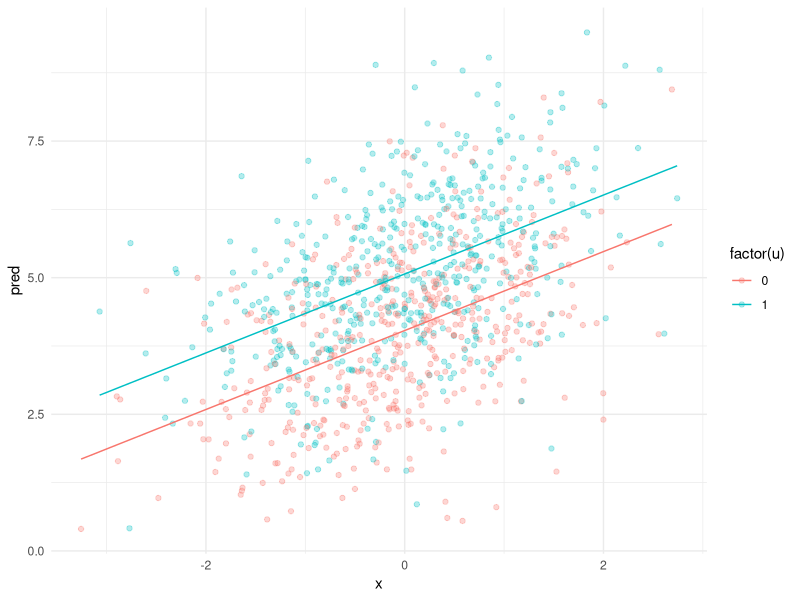
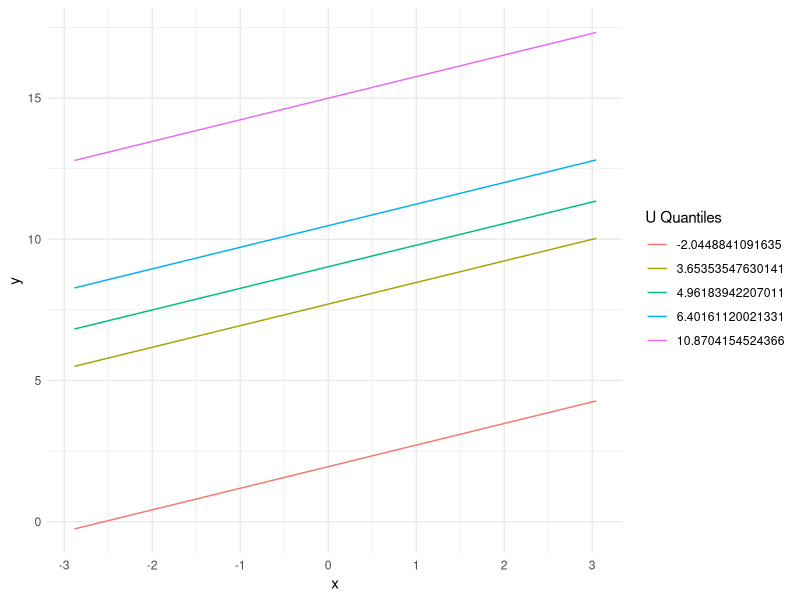
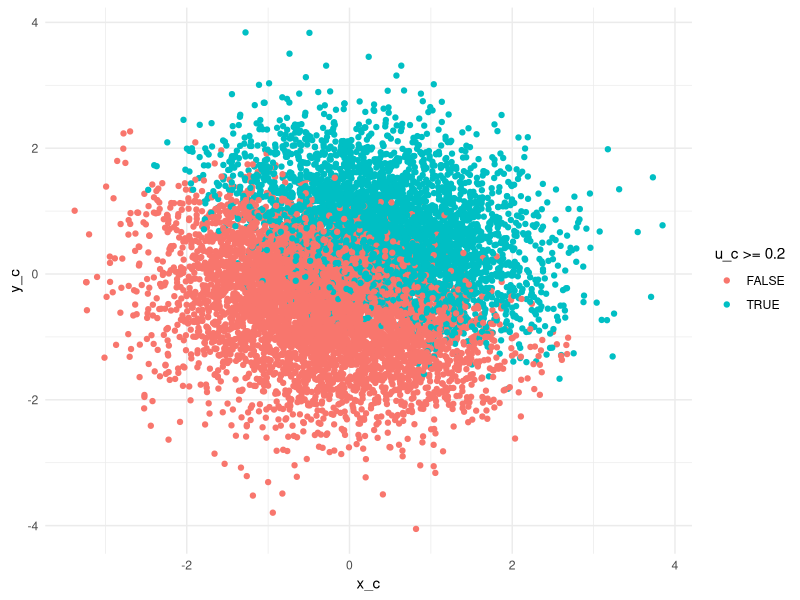

Recreate these plots in R, in order.
## ---- chunk 1
library(tidyverse)

N <- 1e3
x <- rnorm(N)
u <- rbinom(N,1,.5)
y <- rnorm(N, 4 + .7*x + 1*u, 1.3)

df <- data.frame(x, u, y)


df$pred <- lm(y ~ x + u, df) |>
  predict() # get predicted values from the model

#plot predictions and raw data 
df %>% 
  ggplot(aes(x = x, y = pred, color = factor(u), group = factor(u))) +
  geom_point(aes(x = x, y = y, color = factor(u)),alpha = .3) +
  geom_line() +
  theme_minimal()
  
## ---- chunk 2
N <- 1e3
x <- rnorm(N)
u <- rnorm(N,1 + .3*x, 1)
y <- rnorm(N, 4 + .7*x + 1*u, 1.3)

df <- data.frame(x, u, y)


model_2<- lm(y ~ x + u, df)  # get predicted values from the model

pred.data = expand.grid(x = seq(min(df$x), max(df$x), length=20),
                        u = quantile(df$y))
pred.data$y = predict(model_2, newdata=pred.data)

ggplot(pred.data, aes(x, y, colour=factor(u))) +
  geom_line() +
  labs(colour="U Quantiles") +
  theme_minimal()
## ---- chunk 3
N <- 1e4
u <- rnorm(N, 5, 1.3)
x <- rnorm(N, 3 + .5*u, 1)
y <- rnorm(N, 2 + .4*x + .3*u, 1.3)

lm(y ~ x) |> summary()
lm(y ~ x + u) |> summary()
## ---- chunk 4
x <- rnorm(N, 3 , 1)
u <- rnorm(N, 5 + .5*x, 1.3)
y <- rnorm(N, 2 + .4*x + .3*u, 1.3)

lm(y ~ x) |> summary()
lm(y ~ x + u) |> summary()
## ---- chunk 5
x <- rnorm(N, 3 , 1)
y <- rnorm(N, 2 + .4*x , 1.3)
u <- rnorm(N, 5 + .5*x + .3*y, 1.3)


lm(y ~ x) |> summary()
lm(y ~ x + u) |> summary()
## ---- chunk 6
x_c <- rnorm(N)
y_c <- rnorm(N)

u_c <- rnorm(N, .5*x_c + .7*y_c, .4)

df_c <- data.frame(x_c, y_c, u_c)

lm(y_c ~ x_c, df_c) |> summary()

lm(y_c ~ x_c, df_c %>% filter(u_c >= .2)) |> summary()
## ---- chunk 7
df_c %>%
  ggplot(aes(x = x_c, y = y_c, color = u_c >= .2)) +
  geom_point() +
  theme_minimal()
## ---- chunk 8
u <- rnorm(N, 5, 1.3)
z <- rnorm(N, 1 + .8*u, .5)
x <- rnorm(N, 3 + .5*u, 1)
y <- rnorm(N, 2 + .4*x + .3*u, 1.3)

lm(y ~ x) |> summary()
lm(y ~ x + z) |> summary()
lm(y ~ x + u) |> summary()
